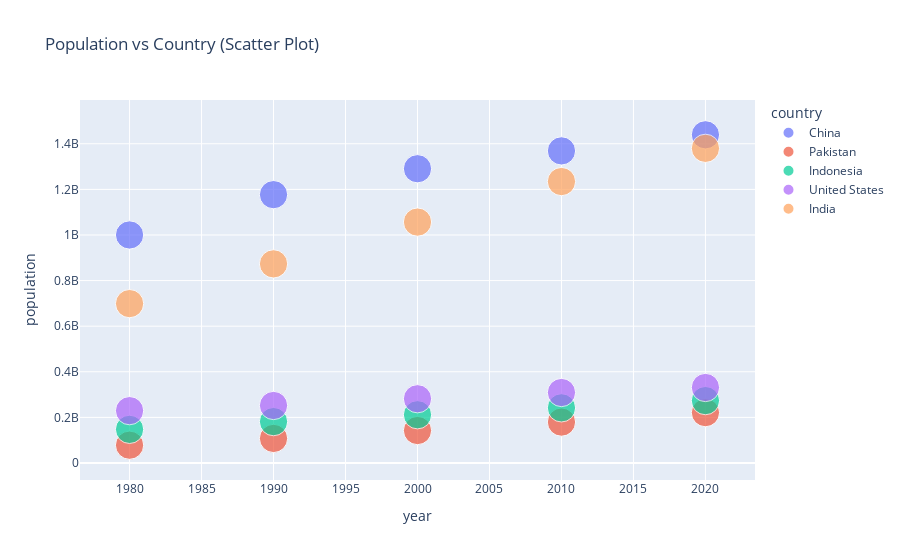

Notebook code for this chart:
### Markdown cell above
#  6. SCATTERPLOT

### Code cell
g = px.scatter(
    ba,
    y="population",
    x="year",
    color="country",
    size=[7]*len(ba), 
    title="Population vs Country (Scatter Plot)"

)

g.show()

### Figure 1 — Plotly figure (JSON) as saved in the notebook; plotly's stock layout.template omitted (floating-point values rounded to 4 significant figures)
{"data": [{"hovertemplate": "country=China<br>year=%{x}<br>population=%{y}<br>size=%{marker.size}<extra></extra>", "legendgroup": "China", "marker": {"color": "#636efa", "size": [7, 7, 7, 7, 7], "sizemode": "area", "sizeref": 0.0175, "symbol": "circle"}, "mode": "markers", "name": "China", "orientation": "v", "showlegend": true, "type": "scatter", "x": [2020.0, 2010.0, 2000.0, 1990.0, 1980.0], "xaxis": "x", "y": [1439000000.0, 1369000000.0, 1291000000.0, 1177000000.0, 1000000000.0], "yaxis": "y"}, {"hovertemplate": "country=Pakistan<br>year=%{x}<br>population=%{y}<br>size=%{marker.size}<extra></extra>", "legendgroup": "Pakistan", "marker": {"color": "#EF553B", "size": [7, 7, 7, 7, 7], "sizemode": "area", "sizeref": 0.0175, "symbol": "circle"}, "mode": "markers", "name": "Pakistan", "orientation": "v", "showlegend": true, "type": "scatter", "x": [2020.0, 2010.0, 2000.0, 1990.0, 1980.0], "xaxis": "x", "y": [220900000.0, 179400000.0, 142300000.0, 107600000.0, 78050000.0], "yaxis": "y"}, {"hovertemplate": "country=Indonesia<br>year=%{x}<br>population=%{y}<br>size=%{marker.size}<extra></extra>", "legendgroup": "Indonesia", "marker": {"color": "#00cc96", "size": [7, 7, 7, 7, 7], "sizemode": "area", "sizeref": 0.0175, "symbol": "circle"}, "mode": "markers", "name": "Indonesia", "orientation": "v", "showlegend": true, "type": "scatter", "x": [2020.0, 2010.0, 2000.0, 1990.0, 1980.0], "xaxis": "x", "y": [273500000.0, 241800000.0, 211500000.0, 181400000.0, 147400000.0], "yaxis": "y"}, {"hovertemplate": "country=United States<br>year=%{x}<br>population=%{y}<br>size=%{marker.size}<extra></extra>", "legendgroup": "United States", "marker": {"color": "#ab63fa", "size": [7, 7, 7, 7, 7], "sizemode": "area", "sizeref": 0.0175, "symbol": "circle"}, "mode": "markers", "name": "United States", "orientation": "v", "showlegend": true, "type": "scatter", "x": [2020.0, 2010.0, 2000.0, 1990.0, 1980.0], "xaxis": "x", "y": [331000000.0, 309000000.0, 281700000.0, 252100000.0, 229500000.0], "yaxis": "y"}, {"hovertemplate": "country=India<br>year=%{x}<br>population=%{y}<br>size=%{marker.size}<extra></extra>", "legendgroup": "India", "marker": {"color": "#FFA15A", "size": [7, 7, 7, 7, 7], "sizemode": "area", "sizeref": 0.0175, "symbol": "circle"}, "mode": "markers", "name": "India", "orientation": "v", "showlegend": true, "type": "scatter", "x": [2020.0, 2010.0, 2000.0, 1990.0, 1980.0], "xaxis": "x", "y": [1380000000.0, 1234000000.0, 1057000000.0, 873300000.0, 699000000.0], "yaxis": "y"}], "layout": {"legend": {"itemsizing": "constant", "title": {"text": "country"}, "tracegroupgap": 0}, "title": {"text": "Population vs Country (Scatter Plot)"}, "xaxis": {"anchor": "y", "domain": [0, 1], "title": {"text": "year"}}, "yaxis": {"anchor": "x", "domain": [0, 1], "title": {"text": "population"}}}}
